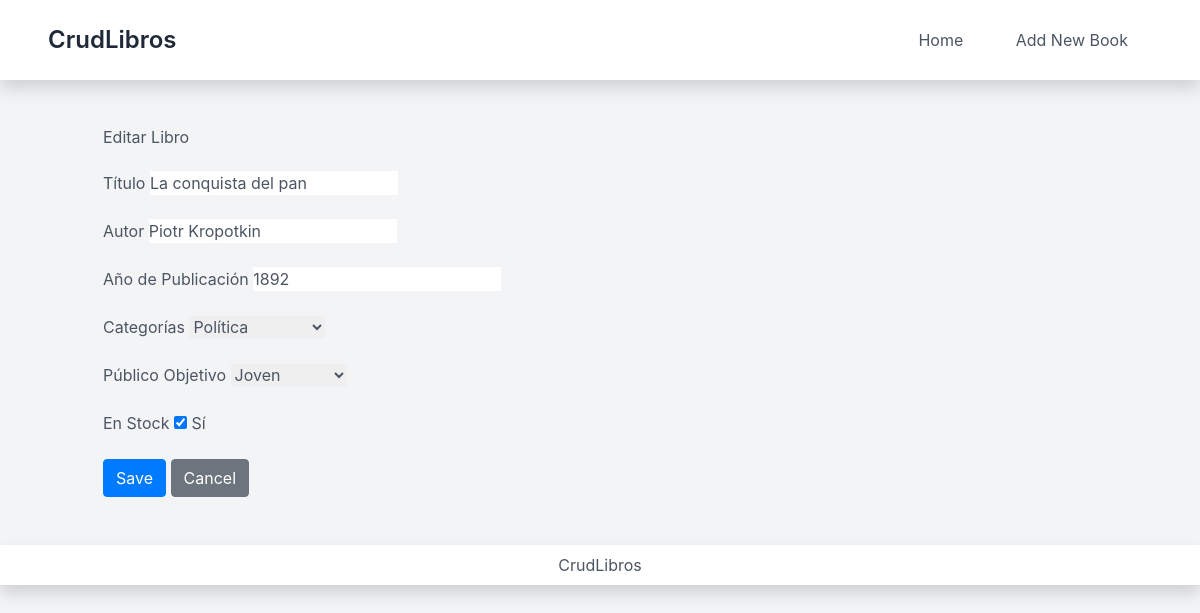
Screenshot of /book/11/edit/ with the database file from the repository.
### books/models.py (models this page shows, shortened)
class Book(models.Model):
    title = models.CharField(max_length=200)
    author = models.CharField(max_length=100)
    published_year = models.PositiveIntegerField()
    in_stock = models.BooleanField(default=True)
    CATEGORIES_CHOICES = [
        ('Novela', 'Novela'),
        ('Ciencia Ficción', 'Ciencia Ficción'),
        ('Política', 'Política'),
        ('Historia', 'Historia'),
        ('Comic', 'Comic'),
    ]
    categories = models.CharField(max_length=50, choices=CATEGORIES_CHOICES, blank=True)
    TARGET_AUDIENCE_CHOICES = [
        ('Adulto', 'Adulto'),
        ('Joven', 'Joven'),
        ('Niño', 'Niño'),
        ('Universitario', 'Universitario'),
    ]
    target_audience = models.CharField(max_length=50, choices=TARGET_AUDIENCE_CHOICES, blank=True)

### books/views.py (the view)
# urls.py: path('book/<int:pk>/edit/', views.book_update, name='book_update'),
def book_update(request, pk):
    book = Book.objects.get(pk=pk)
    if request.method == "POST":
        form = BookForm(request.POST, instance=book)
        if form.is_valid():
            form.save()
            return redirect('book_detail', pk=book.pk)
    else:
        form = BookForm(instance=book)
    return render(request, 'books/book_form.html', {'form': form})

### books/forms.py
class BookForm(forms.ModelForm):
    class Meta:
        model = Book
        fields = ['title', 'author', 'published_year', 'in_stock', 'categories', 'target_audience']

### books/templates/books/book_form.html (shortened to what this page needs)
{% extends 'layout/base.html' %}
{% block content %}
<div class="container">
    <h2 class="my-4">{{ form.instance.pk|yesno:"Editar Libro,Agregar Libro" }}</h2>
    <form method="post">
        <div class="mb-3">
            <label for="id_title" class="form-label">Título</label>
            {{ form.title }}
        </div>
        <div class="mb-3">
            <label for="id_author" class="form-label">Autor</label>
            {{ form.author }}
        </div>
        <div class="mb-3">
            <label for="id_published_year" class="form-label">Año de Publicación</label>
            {{ form.published_year }}
        </div>
        <div class="mb-3">
            <label for="id_categories" class="form-label">Categorías</label>
            {{ form.categories }}
        </div>
        <div class="mb-3">
            <label for="id_target_audience" class="form-label">Público Objetivo</label>
            {{ form.target_audience }}
        </div>
        <div class="mb-3">
            <label for="id_in_stock" class="form-label">En Stock</label>
            {{ form.in_stock }}
            <label for="id_in_stock" class="form-check-label">Sí</label>
        </div>
        <button type="submit" class="btn btn-primary">Save</button>
        <a href="{% url 'book_list' %}" class="btn btn-secondary">Cancel</a>
    </form>
</div>
{% endblock %}

### rows the page displays
Book: instance.pk "Editar Libro", title "La conquista del pan", author "Piotr Kropotkin", published_year "1892", categories "Política", target_audience "Joven", in_stock "☑"
